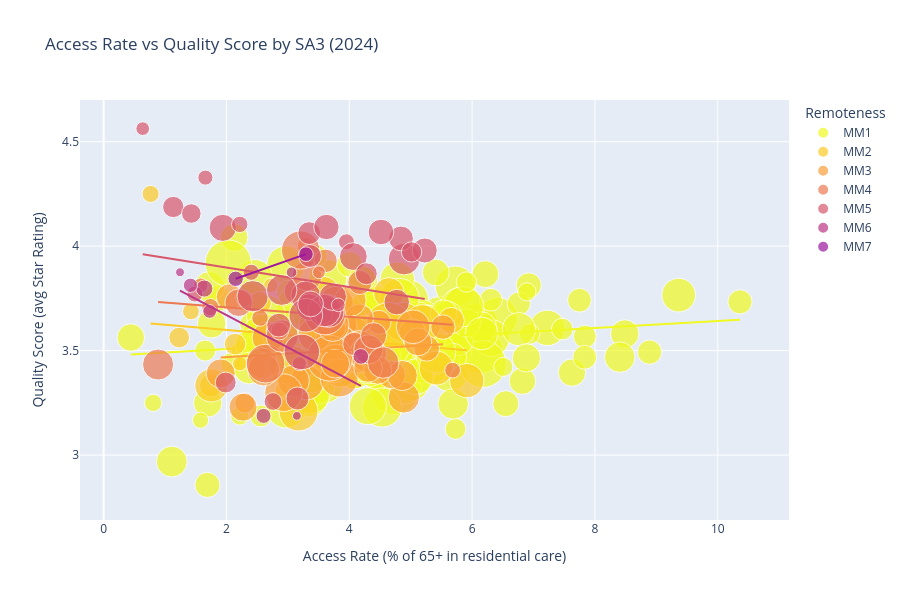

The notebook cell saved with this chart:
### Markdown cell above
## Visual 1 — Scatter: Access Rate vs Quality (2024, MMM colour)

### Code cell
df_2024 = df[df['year'] == 2024].copy()
df_2024['mmm_label'] = df_2024['mmm_code'].map(mmm_labels)

fig1 = px.scatter(
    df_2024,
    x='access_rate',
    y='avg_quality',
    size='pop_65_plus',
    color='mmm_code',
    category_orders={'mmm_code': mmm_order},
    color_discrete_sequence=px.colors.sequential.Plasma_r[:7],
    hover_name='sa3_name',
    hover_data={
        'state': True, 'mmm_code': False, 'mmm_label': True,
        'access_rate': ':.1f', 'avg_quality': ':.2f',
        'pop_65_plus': ':,', 'n_facilities': True,
    },
    trendline='ols',
    labels={
        'access_rate': 'Access Rate (% of 65+ in residential care)',
        'avg_quality': 'Quality Score (avg Star Rating)',
        'mmm_code': 'Remoteness', 'pop_65_plus': 'Pop 65+',
        'mmm_label': 'Remoteness', 'n_facilities': 'Facilities',
    },
    title='Access Rate vs Quality Score by SA3 (2024)',
    size_max=40,
)
fig1.update_layout(height=600)
fig1.show()

### Figure 1 — Plotly figure (JSON) as saved in the notebook; plotly's stock layout.template omitted (floating-point values rounded to 4 significant figures; data arrays with more than 128 entries replaced by an {"elided": "..."} marker saying what was removed)
{"data": [{"customdata": {"elided": "187x5 mixed values"}, "hovertemplate": "<b>%{hovertext}</b><br><br>Remoteness=%{customdata[2]}<br>Access Rate (% of 65+ in residential care)=%{x:.1f}<br>Quality Score (avg Star Rating)=%{y:.2f}<br>Pop 65+=%{customdata[3]:,}<br>state=%{customdata[0]}<br>Facilities=%{customdata[4]}<extra></extra>", "hovertext": {"elided": "187 str values"}, "legendgroup": "MM1", "marker": {"color": "#f0f921", "size": {"elided": "187 float values"}, "sizemode": "area", "sizeref": 30.32, "symbol": "circle"}, "mode": "markers", "name": "MM1", "orientation": "v", "showlegend": true, "type": "scatter", "x": {"elided": "187 float values"}, "xaxis": "x", "y": {"elided": "187 float values"}, "yaxis": "y"}, {"hovertemplate": "<b>OLS trendline</b><br>avg_quality = 0.0167541 * access_rate + 3.47414<br>R<sup>2</sup>=0.023484<br><br>Remoteness=MM1<br>Access Rate (% of 65+ in residential care)=%{x:.1f}<br>Quality Score (avg Star Rating)=%{y:.2f} <b>(trend)</b><extra></extra>", "legendgroup": "MM1", "marker": {"color": "#f0f921", "symbol": "circle"}, "mode": "lines", "name": "MM1", "showlegend": false, "type": "scatter", "x": {"elided": "187 float values"}, "xaxis": "x", "y": {"elided": "187 float values"}, "yaxis": "y"}, {"customdata": {"elided": "29x5 mixed values"}, "hovertemplate": "<b>%{hovertext}</b><br><br>Remoteness=%{customdata[2]}<br>Access Rate (% of 65+ in residential care)=%{x:.1f}<br>Quality Score (avg Star Rating)=%{y:.2f}<br>Pop 65+=%{customdata[3]:,}<br>state=%{customdata[0]}<br>Facilities=%{customdata[4]}<extra></extra>", "hovertext": ["Albury", "Hawkesbury", "Ballarat", "Bendigo", "Surf Coast - Bellarine Peninsula", "Cairns - North", "Cairns - South", "Rockhampton", "Jimboomba", "Mackay", "Bribie - Beachmere", "Caboolture Hinterland", "Noosa Hinterland", "Toowoomba", "Townsville", "Bundaberg", "Hervey Bay", "Adelaide Hills", "Bunbury", "Brighton", "Hobart - North East", "Hobart - North West", "Hobart - South and West", "Hobart Inner", "Sorell - Dodges Ferry", "Launceston", "Darwin City", "Darwin Suburbs", "Palmerston"], "legendgroup": "MM2", "marker": {"color": "#fdca26", "size": [14290.0, 4445.0, 23240.0, 21270.0, 25730.0, 10410.0, 17630.0, 23760.0, 8121.0, 20770.0, 16640.0, 3183.0, 6505.0, 32900.0, 30550.0, 26700.0, 21910.0, 16650.0, 23040.0, 3157.0, 13080.0, 10660.0, 7779.0, 10410.0, 4290.0, 17760.0, 3122.0, 7102.0, 2863.0], "sizemode": "area", "sizeref": 30.32, "symbol": "circle"}, "mode": "markers", "name": "MM2", "orientation": "v", "showlegend": true, "type": "scatter", "x": [4.646, 0.7649, 4.883, 5.191, 3.518, 3.872, 5.416, 4.041, 1.749, 3.861, 1.754, 3.519, 1.23, 4.644, 3.82, 3.056, 3.752, 3.573, 3.173, 2.217, 3.822, 5.028, 2.545, 5.66, 1.422, 5.913, 2.723, 2.14, 2.899], "xaxis": "x", "y": [3.776, 4.25, 3.636, 3.63, 3.625, 3.5, 3.417, 3.567, 3.333, 3.414, 3.333, 3.688, 3.562, 3.619, 3.557, 3.424, 3.438, 3.776, 3.208, 3.438, 3.449, 3.589, 3.729, 3.644, 3.688, 3.356, 3.812, 3.531, 3.312], "yaxis": "y"}, {"hovertemplate": "<b>OLS trendline</b><br>avg_quality = -0.0247373 * access_rate + 3.64816<br>R<sup>2</sup>=0.028277<br><br>Remoteness=MM2<br>Access Rate (% of 65+ in residential care)=%{x:.1f}<br>Quality Score (avg Star Rating)=%{y:.2f} <b>(trend)</b><extra></extra>", "legendgroup": "MM2", "marker": {"color": "#fdca26", "symbol": "circle"}, "mode": "lines", "name": "MM2", "showlegend": false, "type": "scatter", "x": [0.7649, 1.23, 1.422, 1.749, 1.754, 2.14, 2.217, 2.545, 2.723, 2.899, 3.056, 3.173, 3.518, 3.519, 3.573, 3.752, 3.82, 3.822, 3.861, 3.872, 4.041, 4.644, 4.646, 4.883, 5.028, 5.191, 5.416, 5.66, 5.913], "xaxis": "x", "y": [3.629, 3.618, 3.613, 3.605, 3.605, 3.595, 3.593, 3.585, 3.581, 3.576, 3.573, 3.57, 3.561, 3.561, 3.56, 3.555, 3.554, 3.554, 3.553, 3.552, 3.548, 3.533, 3.533, 3.527, 3.524, 3.52, 3.514, 3.508, 3.502], "yaxis": "y"}, {"customdata": {"elided": "37x5 mixed values"}, "hovertemplate": "<b>%{hovertext}</b><br><br>Remoteness=%{customdata[2]}<br>Access Rate (% of 65+ in residential care)=%{x:.1f}<br>Quality Score (avg Star Rating)=%{y:.2f}<br>Pop 65+=%{customdata[3]:,}<br>state=%{customdata[0]}<br>Facilities=%{customdata[4]}<extra></extra>", "hovertext": ["Goulburn - Mulwaree", "Bathurst", "Orange", "Clarence Valley", "Coffs Harbour", "Broken Hill and Far West", "Dubbo", "Lower Hunter", "Great Lakes", "Port Macquarie", "Taree - Gloucester", "Armidale", "Tamworth - Gunnedah", "Richmond Valley - Coastal", "Richmond Valley - Hinterland", "Griffith - Murrumbidgee (West)", "Wagga Wagga", "Shoalhaven", "Southern Highlands", "Wangaratta - Benalla", "Latrobe Valley", "Macedon Ranges", "Mildura", "Shepparton", "Warrnambool", "Gladstone", "Gympie - Cooloola", "Maryborough", "Eyre Peninsula and South West", "Fleurieu - Kangaroo Island", "Limestone Coast", "Augusta - Margaret River - Busselton", "Albany", "Goldfields", "Mid West", "Burnie - Ulverstone", "Devonport"], "legendgroup": "MM3", "marker": {"color": "#fb9f3a", "size": [8766.0, 9921.0, 11830.0, 15710.0, 23080.0, 4641.0, 14930.0, 18050.0, 12400.0, 26810.0, 18170.0, 7798.0, 17860.0, 21920.0, 16700.0, 9103.0, 20090.0, 31660.0, 15110.0, 13120.0, 17060.0, 6261.0, 11670.0, 13820.0, 11970.0, 10360.0, 14930.0, 15430.0, 12860.0, 21460.0, 15800.0, 14580.0, 15750.0, 4120.0, 11940.0, 12360.0, 12510.0], "sizemode": "area", "sizeref": 30.32, "symbol": "circle"}, "mode": "markers", "name": "MM3", "orientation": "v", "showlegend": true, "type": "scatter", "x": [4.483, 5.262, 5.115, 3.863, 3.765, 3.598, 4.889, 3.784, 4.163, 4.162, 3.302, 3.757, 3.791, 3.837, 3.436, 5.526, 4.305, 3.679, 4.017, 4.368, 5.04, 2.3, 4.689, 4.863, 4.462, 2.047, 2.672, 3.091, 1.906, 2.93, 3.733, 2.579, 2.604, 2.282, 2.27, 4.306, 3.772], "xaxis": "x", "y": [3.635, 3.51, 3.542, 3.625, 3.55, 3.625, 3.276, 3.725, 3.655, 3.495, 3.347, 3.607, 3.449, 3.369, 3.576, 3.612, 3.484, 3.464, 3.74, 3.483, 3.614, 3.25, 3.384, 3.381, 3.406, 3.757, 3.562, 3.355, 3.391, 3.299, 3.621, 3.44, 3.408, 3.75, 3.229, 3.417, 3.438], "yaxis": "y"}, {"hovertemplate": "<b>OLS trendline</b><br>avg_quality = 0.0175939 * access_rate + 3.43326<br>R<sup>2</sup>=0.013758<br><br>Remoteness=MM3<br>Access Rate (% of 65+ in residential care)=%{x:.1f}<br>Quality Score (avg Star Rating)=%{y:.2f} <b>(trend)</b><extra></extra>", "legendgroup": "MM3", "marker": {"color": "#fb9f3a", "symbol": "circle"}, "mode": "lines", "name": "MM3", "showlegend": false, "type": "scatter", "x": [1.906, 2.047, 2.27, 2.282, 2.3, 2.579, 2.604, 2.672, 2.93, 3.091, 3.302, 3.436, 3.598, 3.679, 3.733, 3.757, 3.765, 3.772, 3.784, 3.791, 3.837, 3.863, 4.017, 4.162, 4.163, 4.305, 4.306, 4.368, 4.462, 4.483, 4.689, 4.863, 4.889, 5.04, 5.115, 5.262, 5.526], "xaxis": "x", "y": [3.467, 3.469, 3.473, 3.473, 3.474, 3.479, 3.479, 3.48, 3.485, 3.488, 3.491, 3.494, 3.497, 3.498, 3.499, 3.499, 3.499, 3.5, 3.5, 3.5, 3.501, 3.501, 3.504, 3.506, 3.507, 3.509, 3.509, 3.51, 3.512, 3.512, 3.516, 3.519, 3.519, 3.522, 3.523, 3.526, 3.53], "yaxis": "y"}, {"customdata": [["NSW", "MM4", "MM4 Remote", 4432, 2], ["NSW", "MM4", "MM4 Remote", 25219, 13], ["NSW", "MM4", "MM4 Remote", 8351, 6], ["NSW", "MM4", "MM4 Remote", 13079, 13], ["NSW", "MM4", "MM4 Remote", 11224, 8], ["NSW", "MM4", "MM4 Remote", 22569, 7], ["NSW", "MM4", "MM4 Remote", 15069, 9], ["NSW", "MM4", "MM4 Remote", 4615, 4], ["NSW", "MM4", "MM4 Remote", 3676, 2], ["VIC", "MM4", "MM4 Remote", 13587, 8], ["VIC", "MM4", "MM4 Remote", 15960, 9], ["VIC", "MM4", "MM4 Remote", 22227, 14], ["VIC", "MM4", "MM4 Remote", 8818, 9], ["QLD", "MM4", "MM4 Remote", 11509, 3], ["QLD", "MM4", "MM4 Remote", 8357, 8], ["QLD", "MM4", "MM4 Remote", 3224, 1], ["QLD", "MM4", "MM4 Remote", 2510, 2], ["QLD", "MM4", "MM4 Remote", 3766, 2], ["QLD", "MM4", "MM4 Remote", 4779, 2], ["QLD", "MM4", "MM4 Remote", 10374, 7], ["SA", "MM4", "MM4 Remote", 8916, 6], ["SA", "MM4", "MM4 Remote", 4201, 2], ["WA", "MM4", "MM4 Remote", 14662, 4]], "hovertemplate": "<b>%{hovertext}</b><br><br>Remoteness=%{customdata[2]}<br>Access Rate (% of 65+ in residential care)=%{x:.1f}<br>Quality Score (avg Star Rating)=%{y:.2f}<br>Pop 65+=%{customdata[3]:,}<br>state=%{customdata[0]}<br>Facilities=%{customdata[4]}<extra></extra>", "hovertext": ["Snowy Mountains", "South Coast", "Young - Yass", "Lachlan Valley", "Lithgow - Mudgee", "Port Stephens", "Kempsey - Nambucca", "Moree - Narrabri", "Tumut - Tumbarumba", "Baw Baw", "Gippsland - East", "Gippsland - South West", "Moira", "Tablelands (East) - Kuranda", "Darling Downs (West) - Maranoa", "Central Highlands (Qld)", "Biloela", "Beaudesert", "Bowen Basin - North", "Charters Towers - Ayr - Ingham", "Barossa", "Outback - North and East", "Wheat Belt - North"], "legendgroup": "MM4", "marker": {"color": "#ed7953", "size": [4432.0, 25220.0, 8351.0, 13080.0, 11220.0, 22570.0, 15070.0, 4615.0, 3676.0, 13590.0, 15960.0, 22230.0, 8818.0, 11510.0, 8357.0, 3224.0, 2510.0, 3766.0, 4779.0, 10370.0, 8916.0, 4201.0, 14660.0], "sizemode": "area", "sizeref": 30.32, "symbol": "circle"}, "mode": "markers", "name": "MM4", "orientation": "v", "showlegend": true, "type": "scatter", "x": [1.737, 3.604, 4.083, 4.312, 3.163, 2.636, 4.552, 3.294, 2.775, 3.312, 2.907, 3.208, 4.173, 2.198, 3.614, 1.582, 3.506, 5.682, 2.867, 4.396, 3.69, 2.547, 0.8866], "xaxis": "x", "y": [3.708, 3.673, 3.531, 3.506, 3.783, 3.438, 3.443, 4.0, 3.594, 3.857, 3.569, 3.981, 3.826, 3.729, 3.93, 3.812, 3.875, 3.406, 3.594, 3.571, 3.698, 3.656, 3.433], "yaxis": "y"}, {"hovertemplate": "<b>OLS trendline</b><br>avg_quality = -0.0229106 * access_rate + 3.75338<br>R<sup>2</sup>=0.018388<br><br>Remoteness=MM4<br>Access Rate (% of 65+ in residential care)=%{x:.1f}<br>Quality Score (avg Star Rating)=%{y:.2f} <b>(trend)</b><extra></extra>", "legendgroup": "MM4", "marker": {"color": "#ed7953", "symbol": "circle"}, "mode": "lines", "name": "MM4", "showlegend": false, "type": "scatter", "x": [0.8866, 1.582, 1.737, 2.198, 2.547, 2.636, 2.775, 2.867, 2.907, 3.163, 3.208, 3.294, 3.312, 3.506, 3.604, 3.614, 3.69, 4.083, 4.173, 4.312, 4.396, 4.552, 5.682], "xaxis": "x", "y": [3.733, 3.717, 3.714, 3.703, 3.695, 3.693, 3.69, 3.688, 3.687, 3.681, 3.68, 3.678, 3.678, 3.673, 3.671, 3.671, 3.669, 3.66, 3.658, 3.655, 3.653, 3.649, 3.623], "yaxis": "y"}, {"customdata": {"elided": "37x5 mixed values"}, "hovertemplate": "<b>%{hovertext}</b><br><br>Remoteness=%{customdata[2]}<br>Access Rate (% of 65+ in residential care)=%{x:.1f}<br>Quality Score (avg Star Rating)=%{y:.2f}<br>Pop 65+=%{customdata[3]:,}<br>state=%{customdata[0]}<br>Facilities=%{customdata[4]}<extra></extra>", "hovertext": ["Upper Hunter", "Lower Murray", "Upper Murray exc. Albury", "Inverell - Tenterfield", "Wollondilly", "Creswick - Daylesford - Ballan", "Maryborough - Pyrenees", "Heathcote - Castlemaine - Kyneton", "Loddon - Elmore", "Barwon - West", "Upper Goulburn Valley", "Wodonga - Alpine", "Wellington", "Grampians", "Murray River - Swan Hill", "Campaspe", "Glenelg - Southern Grampians", "Colac - Corangamite", "Innisfail - Cassowary Coast", "Port Douglas - Daintree", "Darling Downs - East", "Granite Belt", "Ipswich Hinterland", "Whitsunday", "Far North", "Burnett", "Lower North", "Mid North", "Yorke Peninsula", "Murray and Mallee", "Manjimup", "Wheat Belt - South", "Meander Valley - West Tamar", "North East", "Central Highlands (Tas.)", "Huon - Bruny Island", "West Coast"], "legendgroup": "MM5", "marker": {"color": "#d8576b", "size": [5830.0, 3013.0, 13490.0, 10890.0, 8079.0, 7975.0, 7886.0, 14110.0, 3440.0, 3895.0, 16100.0, 17100.0, 11390.0, 15310.0, 9315.0, 9931.0, 9986.0, 9786.0, 8561.0, 2826.0, 9524.0, 11730.0, 14870.0, 3995.0, 3905.0, 14140.0, 6302.0, 7271.0, 10030.0, 19120.0, 6641.0, 4787.0, 6879.0, 11200.0, 2829.0, 5814.0, 4061.0], "sizemode": "area", "sizeref": 30.32, "symbol": "circle"}, "mode": "markers", "name": "MM5", "orientation": "v", "showlegend": true, "type": "scatter", "x": [3.568, 3.186, 3.292, 3.353, 3.156, 3.361, 3.348, 3.665, 1.657, 3.954, 3.596, 3.292, 3.731, 4.893, 4.842, 4.773, 4.516, 3.628, 2.85, 3.822, 5.229, 4.066, 2.427, 2.403, 1.485, 2.899, 5.014, 4.277, 3.37, 3.227, 1.988, 2.757, 1.134, 1.938, 0.6363, 1.428, 2.216], "xaxis": "x", "y": [3.675, 3.438, 3.762, 3.708, 3.271, 3.953, 4.062, 3.684, 4.328, 4.021, 3.691, 3.669, 3.758, 3.938, 4.037, 3.732, 4.068, 4.092, 3.622, 3.719, 3.979, 3.95, 3.76, 3.875, 3.771, 3.789, 3.972, 3.868, 3.723, 3.494, 3.347, 3.256, 4.188, 4.088, 4.562, 4.156, 4.104], "yaxis": "y"}, {"hovertemplate": "<b>OLS trendline</b><br>avg_quality = -0.046603 * access_rate + 3.99069<br>R<sup>2</sup>=0.035189<br><br>Remoteness=MM5<br>Access Rate (% of 65+ in residential care)=%{x:.1f}<br>Quality Score (avg Star Rating)=%{y:.2f} <b>(trend)</b><extra></extra>", "legendgroup": "MM5", "marker": {"color": "#d8576b", "symbol": "circle"}, "mode": "lines", "name": "MM5", "showlegend": false, "type": "scatter", "x": [0.6363, 1.134, 1.428, 1.485, 1.657, 1.938, 1.988, 2.216, 2.403, 2.427, 2.757, 2.85, 2.899, 3.156, 3.186, 3.227, 3.292, 3.292, 3.348, 3.353, 3.361, 3.37, 3.568, 3.596, 3.628, 3.665, 3.731, 3.822, 3.954, 4.066, 4.277, 4.516, 4.773, 4.842, 4.893, 5.014, 5.229], "xaxis": "x", "y": [3.961, 3.938, 3.924, 3.921, 3.913, 3.9, 3.898, 3.887, 3.879, 3.878, 3.862, 3.858, 3.856, 3.844, 3.842, 3.84, 3.837, 3.837, 3.835, 3.834, 3.834, 3.834, 3.824, 3.823, 3.822, 3.82, 3.817, 3.813, 3.806, 3.801, 3.791, 3.78, 3.768, 3.765, 3.763, 3.757, 3.747], "yaxis": "y"}, {"customdata": [["NSW", "MM6", "MM6 Remote community", 4452, 4], ["QLD", "MM6", "MM6 Remote community", 3111, 1], ["WA", "MM6", "MM6 Remote community", 1176, 1], ["WA", "MM6", "MM6 Remote community", 1206, 1], ["WA", "MM6", "MM6 Remote community", 3418, 1], ["TAS", "MM6", "MM6 Remote community", 2897, 1], ["NT", "MM6", "MM6 Remote community", 3701, 3], ["NT", "MM6", "MM6 Remote community", 1732, 2]], "hovertemplate": "<b>%{hovertext}</b><br><br>Remoteness=%{customdata[2]}<br>Access Rate (% of 65+ in residential care)=%{x:.1f}<br>Quality Score (avg Star Rating)=%{y:.2f}<br>Pop 65+=%{customdata[3]:,}<br>state=%{customdata[0]}<br>Facilities=%{customdata[4]}<extra></extra>", "hovertext": ["Bourke - Cobar - Coonamble", "Outback - North", "East Pilbara", "West Pilbara", "Esperance", "South East Coast", "Alice Springs", "Katherine"], "legendgroup": "MM6", "marker": {"color": "#bd3786", "size": [4452.0, 3111.0, 1176.0, 1206.0, 3418.0, 2897.0, 3701.0, 1732.0], "sizemode": "area", "sizeref": 30.32, "symbol": "circle"}, "mode": "markers", "name": "MM6", "orientation": "v", "showlegend": true, "type": "scatter", "x": [1.64, 1.414, 3.146, 1.244, 2.604, 1.726, 4.188, 3.06], "xaxis": "x", "y": [3.797, 3.812, 3.188, 3.875, 3.188, 3.688, 3.472, 3.875], "yaxis": "y"}, {"hovertemplate": "<b>OLS trendline</b><br>avg_quality = -0.154975 * access_rate + 3.98025<br>R<sup>2</sup>=0.303776<br><br>Remoteness=MM6<br>Access Rate (% of 65+ in residential care)=%{x:.1f}<br>Quality Score (avg Star Rating)=%{y:.2f} <b>(trend)</b><extra></extra>", "legendgroup": "MM6", "marker": {"color": "#bd3786", "symbol": "circle"}, "mode": "lines", "name": "MM6", "showlegend": false, "type": "scatter", "x": [1.244, 1.414, 1.64, 1.726, 2.604, 3.06, 3.146, 4.188], "xaxis": "x", "y": [3.787, 3.761, 3.726, 3.713, 3.577, 3.506, 3.493, 3.331], "yaxis": "y"}, {"customdata": [["QLD", "MM7", "MM7 Very remote", 3582, 2], ["WA", "MM7", "MM7 Very remote", 3248, 5]], "hovertemplate": "<b>%{hovertext}</b><br><br>Remoteness=%{customdata[2]}<br>Access Rate (% of 65+ in residential care)=%{x:.1f}<br>Quality Score (avg Star Rating)=%{y:.2f}<br>Pop 65+=%{customdata[3]:,}<br>state=%{customdata[0]}<br>Facilities=%{customdata[4]}<extra></extra>", "hovertext": ["Outback - South", "Kimberley"], "legendgroup": "MM7", "marker": {"color": "#9c179e", "size": [3582.0, 3248.0], "sizemode": "area", "sizeref": 30.32, "symbol": "circle"}, "mode": "markers", "name": "MM7", "orientation": "v", "showlegend": true, "type": "scatter", "x": [2.15, 3.294], "xaxis": "x", "y": [3.844, 3.962], "yaxis": "y"}, {"hovertemplate": "<b>OLS trendline</b><br>avg_quality = 0.102899 * access_rate + 3.62255<br>R<sup>2</sup>=1.000000<br><br>Remoteness=MM7<br>Access Rate (% of 65+ in residential care)=%{x:.1f}<br>Quality Score (avg Star Rating)=%{y:.2f} <b>(trend)</b><extra></extra>", "legendgroup": "MM7", "marker": {"color": "#9c179e", "symbol": "circle"}, "mode": "lines", "name": "MM7", "showlegend": false, "type": "scatter", "x": [2.15, 3.294], "xaxis": "x", "y": [3.844, 3.962], "yaxis": "y"}], "layout": {"height": 600, "legend": {"itemsizing": "constant", "title": {"text": "Remoteness"}, "tracegroupgap": 0}, "title": {"text": "Access Rate vs Quality Score by SA3 (2024)"}, "xaxis": {"anchor": "y", "domain": [0, 1], "title": {"text": "Access Rate (% of 65+ in residential care)"}}, "yaxis": {"anchor": "x", "domain": [0, 1], "title": {"text": "Quality Score (avg Star Rating)"}}}}
